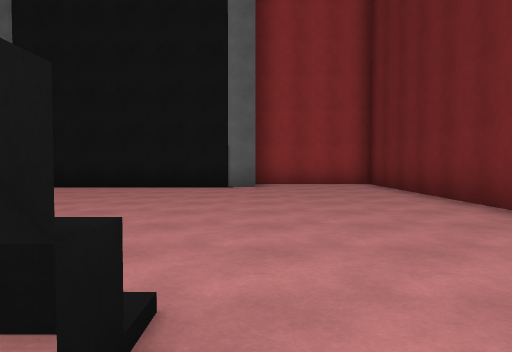
view 1 (above)

16 first-person views from a walk through a scene from a Unity 3-D project. The camera is 1.2 m above the floor, tilts 2° down and sees 70° across. The floor is counted in squares, 2 m on a side. Each view is taken from the middle of a square. On the plan, view 1 faces up. The plan holds only what a view shows up to about 10 squares ahead; the rest is blank. The place goes on beyond the plan. The player character is not drawn.

view 2
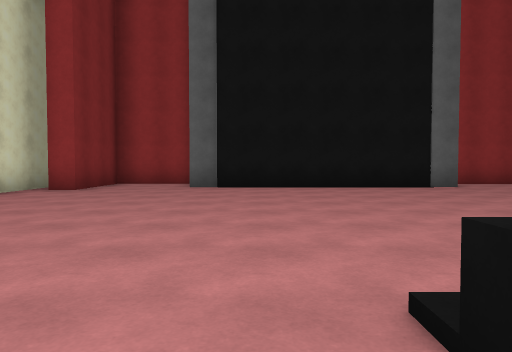

view 3
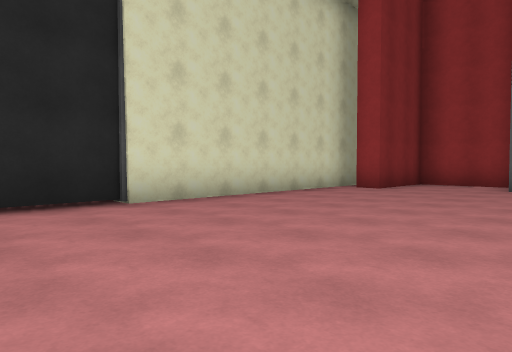

view 4
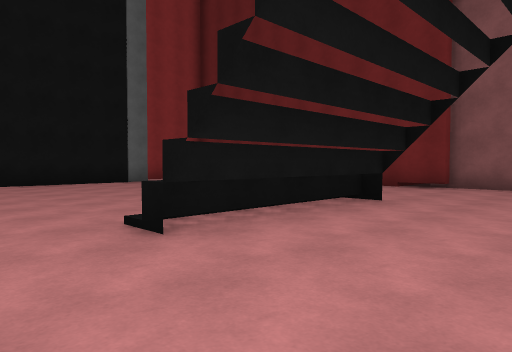

view 5
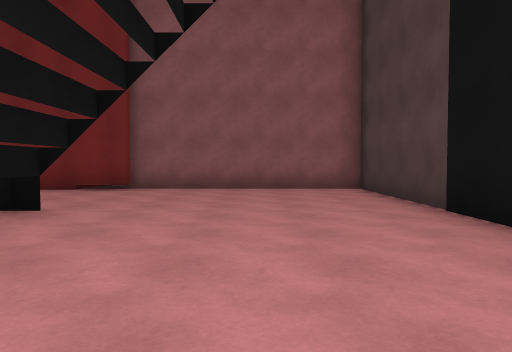

view 6
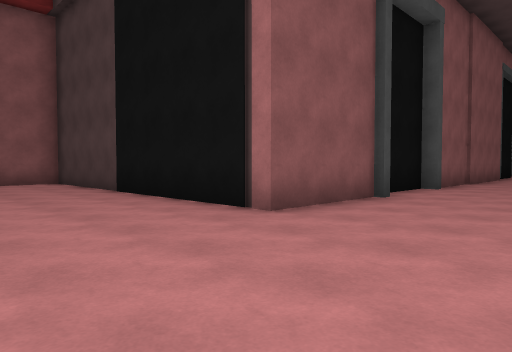

view 7
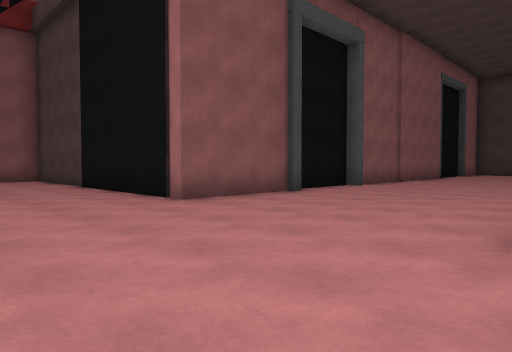

view 8
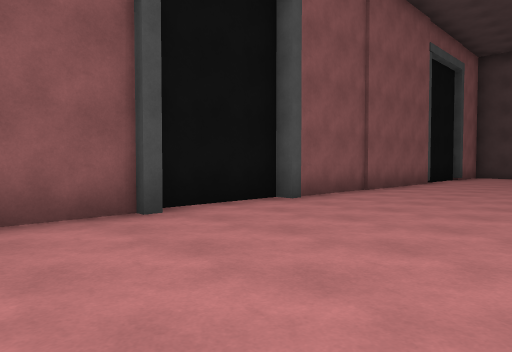

view 9
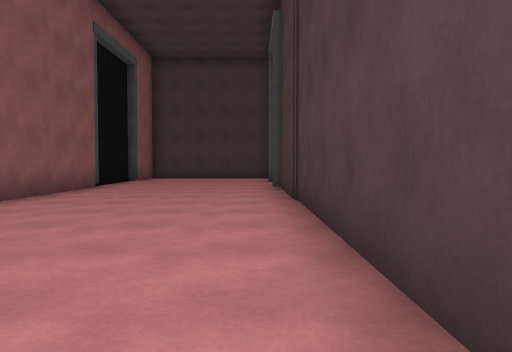

view 10
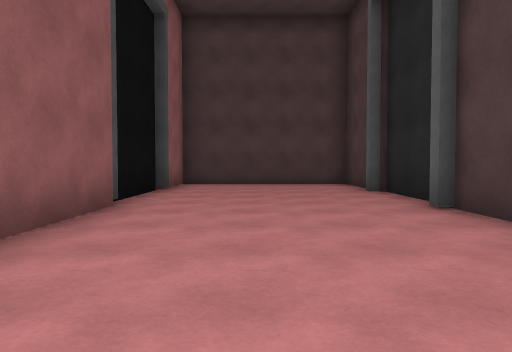

view 11
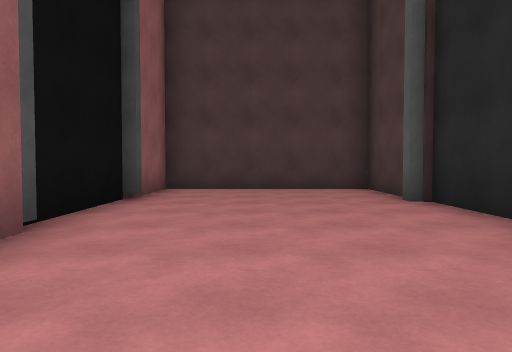

view 12
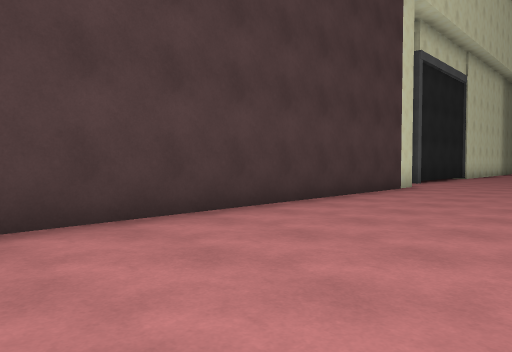

view 13
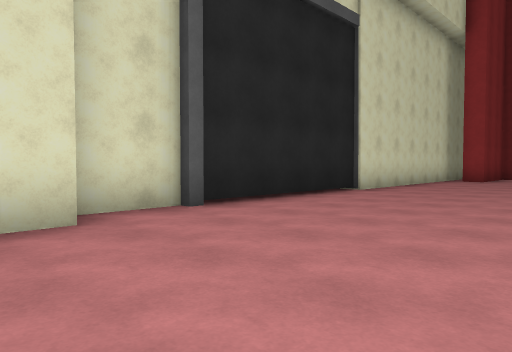

view 14
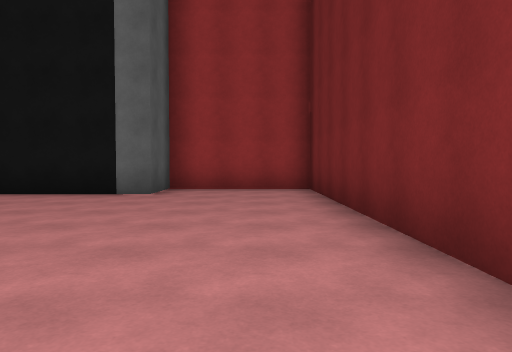

view 15
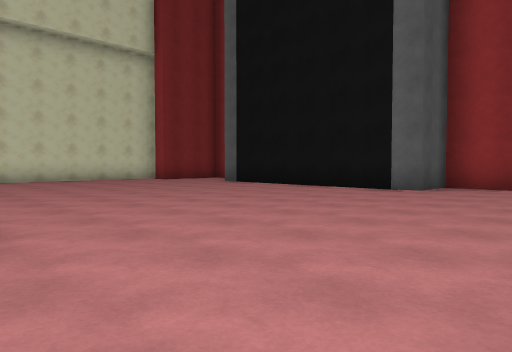

view 16
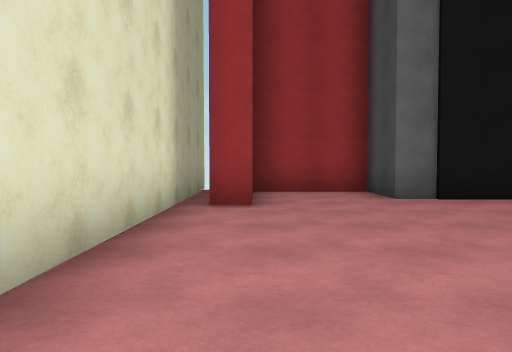

### Floor plan
Points are (right, up) in squares from view 1. A wall is a line through its corners. A room is listed if a view was taken in it or the views show most of it. See-through windows are left out.
Room 1 (views 1, 2, 3, 4, 5, 6, 7, 8, 9, 10, 11, 12, 13, 14, 15, 16)
walls: (-9.7, -3.6) (-9.7, -15.9); (-0.4, 0.2) (-0.4, 0.7) (-4.4, 0.7); (-4.9, -7.1) (-4.9, -4.4) (3.6, -4.4) (3.6, 1); (-0.4, 0.4) (-4.4, 0.4) (-4.4, 1.1); (-10.4, -2) (-10.4, -3.5); (-0.4, 1.1) (-0.4, 0.7); (3.3, 0.9) (3.3, 10.5) (0, 10.5) (0, 9.1) (-6.7, 9.1) (-6.7, 10.5) (-9.1, 10.5); (-9.1, 10.1) (-9.1, 8.2) (-9.8, 8.2); (-10.2, 11.2) (-10.2, -2.1); (-9.7, -16.8) (-9.7, -18.8); (-9.7, -19.5) (-9.7, -21.5) (-4.9, -21.5) (-4.9, -9.8) (-4.7, -9.8) (-4.7, -7.5)
low walls: (-0.4, 1.1) (-4.2, 1.1)
ways out: gap at (-11, 11)

Where each view was taken, in squares from view 1:
view 1: 0 up, 0 right, facing up
view 2: 0 up, 5 left, facing up
view 3: 0 up, 5 left, facing up-left
view 4: 2 down, 6 left, facing up-right
view 5: 2 down, 5 left, facing right
view 6: 1 down, 8 left, facing down-right
view 7: 1 down, 10 left, facing down-right
view 8: 5 down, 9 left, facing down-right
view 9: 7 down, 9 left, facing down
view 10: 11 down, 7 left, facing down
view 11: 13 down, 7 left, facing down
view 12: 13 down, 6 left, facing up-left
view 13: 5 down, 6 left, facing up-left
view 14: 2 up, 2 right, facing up
view 15: 1 up, 3 right, facing up-left
view 16: 3 up, 9 left, facing up
